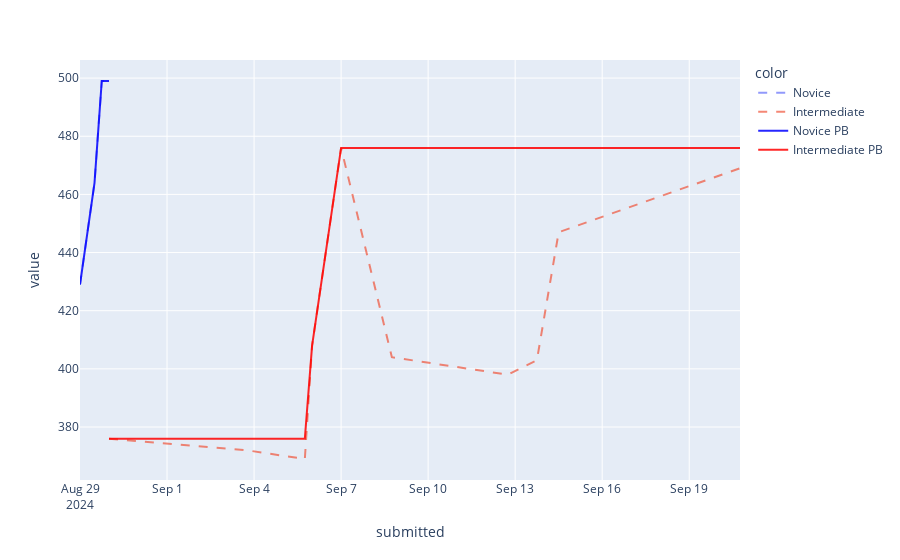

Write notebook code for a chart like this one.
### Code cell
scenarios = ['VT Plaza Novice', 'VT Air Novice', 'VT Plaza Intermediate', 'VT Air Intermediate', 'VT Plaza Advanced', 'VT Air Advanced']
plot_progress(df, scenarios, nov_rea_tra, int_rea_tra, adv_rea_tra)

### Figure 1 — Plotly figure (JSON) as saved in the notebook; plotly's stock layout.template omitted (floating-point values rounded to 4 significant figures)
{"data": [{"hovertemplate": "color=Novice<br>variable=energy<br>submitted=%{x}<br>value=%{y}<extra></extra>", "legendgroup": "Novice", "line": {"color": "#636efa", "dash": "dash"}, "marker": {"symbol": "circle"}, "mode": "lines", "name": "Novice", "opacity": 0.7, "orientation": "v", "showlegend": true, "type": "scatter", "x": ["2024-08-29T00:00:00", "2024-08-29T12:00:00", "2024-08-29T18:00:00", "2024-08-30T00:00:00"], "xaxis": "x", "y": [429, 464, 499, 499], "yaxis": "y"}, {"hovertemplate": "color=Intermediate<br>variable=energy<br>submitted=%{x}<br>value=%{y}<extra></extra>", "legendgroup": "Intermediate", "line": {"color": "#EF553B", "dash": "dash"}, "marker": {"symbol": "circle"}, "mode": "lines", "name": "Intermediate", "opacity": 0.7, "orientation": "v", "showlegend": true, "type": "scatter", "x": ["2024-08-30T00:00:00", "2024-09-03T18:00:00", "2024-09-05T18:00:00", "2024-09-06T00:00:00", "2024-09-07T00:00:00", "2024-09-08T18:00:00", "2024-09-12T18:00:00", "2024-09-13T18:00:00", "2024-09-14T12:00:00", "2024-09-20T18:00:00"], "xaxis": "x", "y": [376, 372, 369, 408, 476, 404, 398, 403, 447, 469], "yaxis": "y"}, {"line": {"color": "rgba(0,0,255,.85)"}, "mode": "lines", "name": "Novice PB", "type": "scatter", "x": ["2024-08-29T00:00:00", "2024-08-29T12:00:00", "2024-08-29T18:00:00", "2024-08-30T00:00:00"], "y": [429, 464, 499, 499]}, {"line": {"color": "rgba(255,0,0,.85)"}, "mode": "lines", "name": "Intermediate PB", "type": "scatter", "x": ["2024-08-30T00:00:00", "2024-09-03T18:00:00", "2024-09-05T18:00:00", "2024-09-06T00:00:00", "2024-09-07T00:00:00", "2024-09-08T18:00:00", "2024-09-12T18:00:00", "2024-09-13T18:00:00", "2024-09-14T12:00:00", "2024-09-20T18:00:00"], "y": [376, 376, 376, 408, 476, 476, 476, 476, 476, 476]}], "layout": {"legend": {"title": {"text": "color"}, "tracegroupgap": 0}, "margin": {"t": 60}, "xaxis": {"anchor": "y", "domain": [0, 1], "title": {"text": "submitted"}}, "yaxis": {"anchor": "x", "domain": [0, 1], "title": {"text": "value"}}}}
